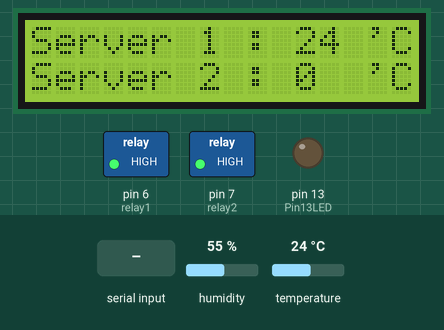
Recording of a sketch running on a simulated Arduino Uno, built with avr-gcc and run on an emulated ATmega328P. Shown: 16×2 character LCD, switched loads named in the sketch (green lamp = pin HIGH), output pins drawn as LEDs (lit = HIGH). The inputs (shaded band) are chosen by the test bench; at power-on: temperature 24 °C, humidity 55 %. Pins used as bus, display or sensor lines are not drawn; what the sketch prints to the serial monitor is not drawn.

Above: at 2.5 s.
2.6 s: "1" received over the second serial link
At 7.2 s:
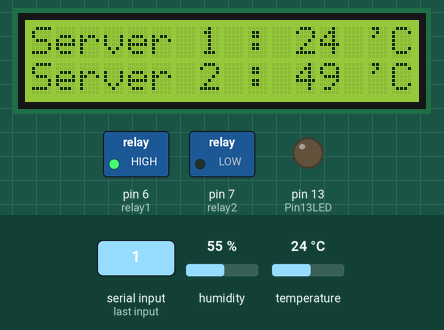
10.1 s: temperature set to 12 °C
At 13.3 s:
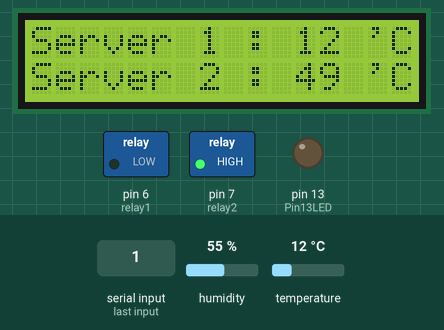
15.0 s: temperature set to 22 °C
At 16.5 s:
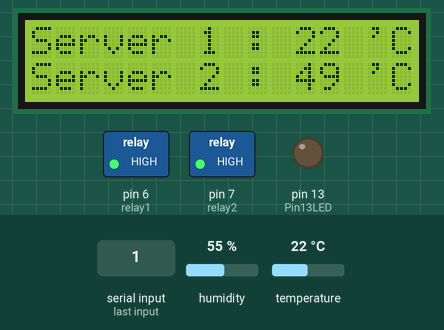
18.9 s: temperature set to 25 °C
At 22.0 s:
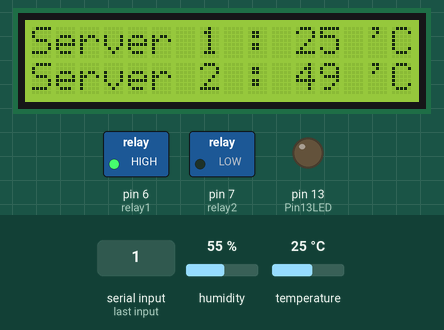
Timing chart, 0 to 25.7 s (numbered marks = the images above; inputs shaded):
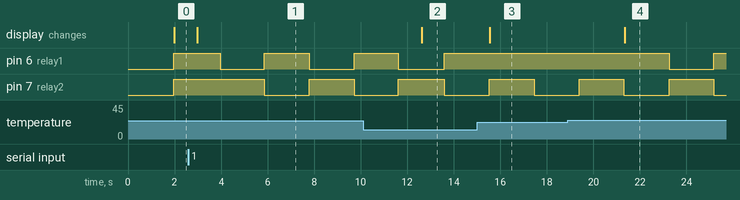

Measured:
- the behaviour switches between 23 and 24 °C on temperature (found by bisection; images 3 and 4)
- after the input at 2.6 s, pin 7 (relay2): HIGH → LOW after 3.3 s, → HIGH 1.9 s later, → LOW 1.9 s later; the display: changes after 0.38 s (image 1)
- after the input at 10.1 s, the display: changes after 2.5 s (image 2)
- after the input at 15.0 s, the display: changes after 0.55 s (image 3)
- after the input at 18.9 s, pin 6 (relay1): HIGH → LOW after 4.4 s, → HIGH 1.9 s later; the display: changes after 2.4 s (image 4)
- by itself, pin 6 (relay1): alternates HIGH for 1.9 s and LOW for 1.9 s

The sketch:

Server1_BISA.ino
```cpp
#include <DHT.h>
#include <Wire.h>
#include <LCD.h>
#include <LiquidCrystal_I2C.h>
#include <Ethernet.h> //deklarasi library Ethernet Shield
#include <SPI.h> //deklarasi library ethernet
#include <SoftwareSerial.h>
#define DHTPIN1 2
#define DHTTYPE DHT11
#define SSerialTxControl 3
#define RS485Transmit    HIGH
#define RS485Received    LOW
#define Pin13LED         13
DHT dht(DHTPIN1, DHTTYPE);
EthernetClient client; //deklarasi nama client
LiquidCrystal_I2C  lcd(0x3F, 2, 1, 0, 4, 5, 6, 7);
SoftwareSerial RS485Serial(0, 1);
SoftwareSerial serialSIM800(4, 5);
const int relay1 = 6;
const int relay2 = 7;
byte mac[] = { 0xDE, 0xAD, 0xBE, 0xEF, 0xFE, 0xED }; // RESERVED MAC ADDRESS
byte ip[] = {192, 168, 1, 177}; //ip address ethernet shield
unsigned long previousMillis = 0;
unsigned long previousMillis2 = 0;
const long interval = 60000; //interval untuk proses millis
const long intervalRelay = 1000;
int server1Temp;
int server2Temp;
int server1TempPrev = 0;
int server2TempPrev = 0;
bool req ;
int relay1State = LOW;
int relay2State = LOW;

void readData() {
  delay(900);
  RS485Serial.listen();
  server1Temp = dht.readTemperature();
  digitalWrite(SSerialTxControl, RS485Transmit);
  RS485Serial.write(true);
  Serial.println(true);
  digitalWrite(SSerialTxControl, RS485Received);
  delay(20);
  if (RS485Serial.available()) {
    server2Temp = RS485Serial.read();
  }
  Serial.println(server2Temp);
}
void setup()
{
  dht.begin();
  lcd.begin (16, 2);
  lcd.setBacklightPin(3, POSITIVE);
  lcd.setBacklight(HIGH);
  Serial.begin(9600);
  pinMode(Pin13LED, OUTPUT);
  pinMode(SSerialTxControl, OUTPUT);
  RS485Serial.begin(9600);
  serialSIM800.begin(9600);
  readData();
  Ethernet.begin(mac, ip);
  pinMode(relay1, OUTPUT);
  pinMode(relay2, OUTPUT);
}

void display() {
  lcd.setCursor (0, 0);
  lcd.print("Server 1 : ");
  lcd.print(server1Temp);
  lcd.setCursor (14, 0);
  lcd.print("'C");
  lcd.setCursor (0, 1);
  lcd.print("Server 2 : ");
  lcd.print(server2Temp);
  lcd.setCursor (14, 1);
  lcd.print("'C");
}

void uploadData() {
  if (client.connect("192.168.1.176", 80)) {
    Serial.println("Server connection OK");
    client.print("GET /suhuServer/oke.php?");
    client.print("temp1=");
    client.print(server1Temp);
    client.print("&");
    client.print("temp2=");
    client.print(server2Temp);
    client.println(" HTTP/1.1");
    client.println("Host: 192.168.1.176");
    client.println("Connection: close");
    client.println();
    client.println();
    client.stop();
  }
}

void notifikasi() {
  unsigned long currentMillis2 = millis();
  if (currentMillis2 - previousMillis2 >= intervalRelay) {
    previousMillis2 = currentMillis2;
    if (server1Temp >= 24) {
      Serial.println("Hidupkan relay1");
      if (relay1State == LOW) {
        relay1State = HIGH;
      } else {
        relay1State = LOW;
      }
      digitalWrite(relay1, relay1State);
    }
    else if (server1Temp <= 24) {
      digitalWrite(relay1, HIGH);
    }
    if (server2Temp >= 24) {
      Serial.println("Hidupkan relay2");
      if (relay2State == LOW) {
        relay2State = HIGH;
      } else {
        relay2State = LOW;
      }
      digitalWrite(relay2, relay2State);
    }
    else if (server2Temp <= 24) {
      digitalWrite(relay2, HIGH);
    }
  }
}

void gsm() {
  serialSIM800.listen();
  serialSIM800.write("AT+CMGF=1\r\n");
  delay(2000);
  serialSIM800.write("AT+CMGS=\"+6283848262500\"\r\n");
  delay(2000);
  serialSIM800.print("Suhu Server 1 : \n");
  serialSIM800.println(server1Temp);
  serialSIM800.print("Suhu Server 2 : \n");
  serialSIM800.println(server2Temp);
  delay(2000);
  serialSIM800.write((char)26);
}

void loop() {
  RS485Serial.flush();
  serialSIM800.flush();
  readData();
  display();
  notifikasi();
  unsigned long currentMillis = millis();
  if (server1TempPrev != server1Temp || server2TempPrev != server2Temp) {
    lcd.clear();
    server1TempPrev = server1Temp;
    server2TempPrev = server2Temp;
    display();
  }
  if (currentMillis - previousMillis >= interval) {
    previousMillis = currentMillis;
    uploadData();
    if (server1Temp >= 24 || server2Temp >= 24) {
      gsm();

    }
  }
}
```
